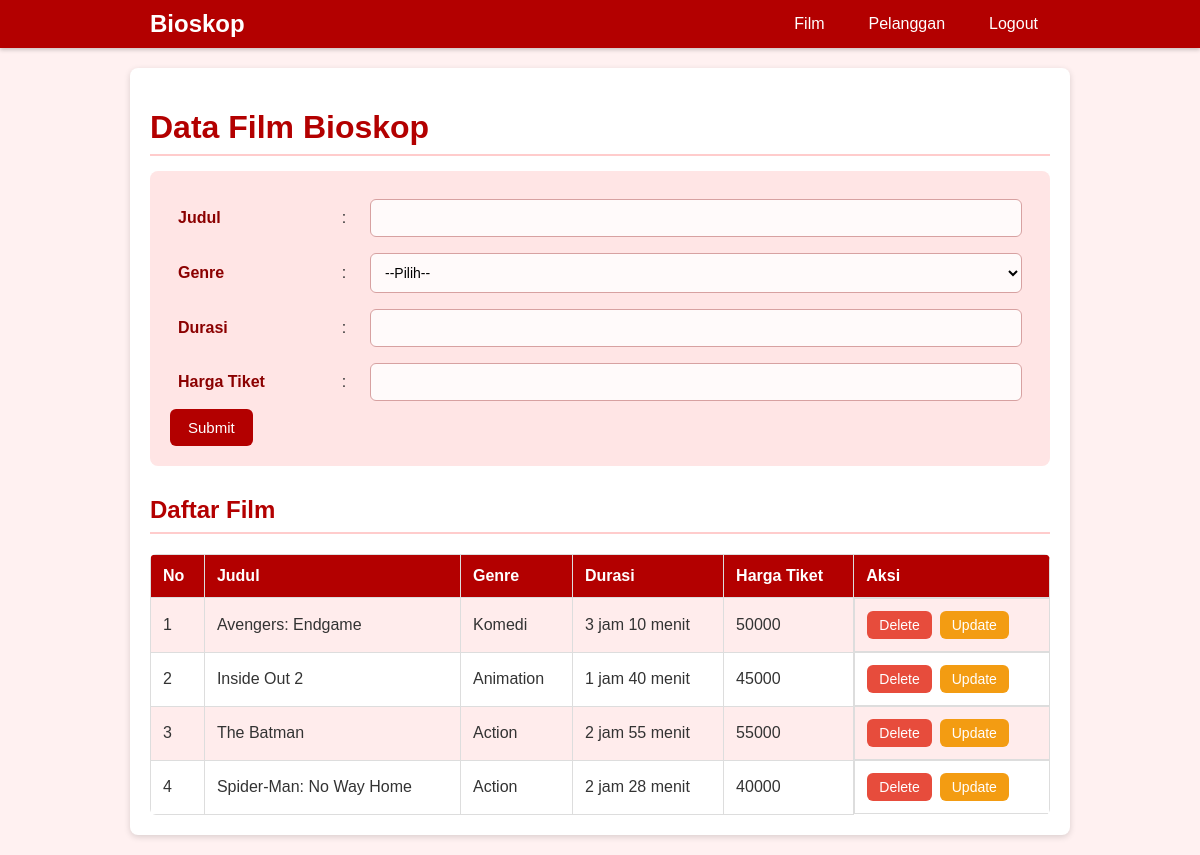
The app's page /index.php (signed in) with its own data.
### tables this page shows
CREATE TABLE `film` (
  `id_film` int(11) NOT NULL,
  `judul` varchar(100) NOT NULL,
  `genre` varchar(50) NOT NULL,
  `durasi` varchar(50) NOT NULL,
  `harga_tiket` int(11) NOT NULL
);

### action.php (called while the page is built, shortened)
<?php
class Film {
    private $conn;
    public function __construct($db) {
        $this->conn = $db;
    }
    public function getAll() {
        $result = $this->conn->query("SELECT * FROM film");
        $data = [];
        while ($row = $result->fetch_assoc()) {
            $data[] = $row;
        }
        return $data;
    }
}
?>

### index.php (the view, shortened to what this page needs)
<?php
require_once 'action.php';
$db = new Database();
$conn = $db->getConnection();
$FILM = new Film($conn);
$editData = null;
$dataFilm = $FILM->getAll();
?>
<!DOCTYPE html>
<html lang="id">
<head>
    <link rel="stylesheet" href="style.css">
</head>
<body>
    <?php include 'navbar.php'; ?>
    <div class="container">
        <h1>Data Film Bioskop</h1>
        <?php if ($editData): ?>
        <form action="action.php" method="post">
            <input type="hidden" name="id_film" value="<?= htmlspecialchars($editData['id_film']) ?>">
            <table>
                <tr>
                    <td>Judul</td>
                    <td>:</td>
                    <td><input type="text" name="judul" required value="<?= htmlspecialchars($editData['judul']) ?>">
                    </td>
                </tr>
                <tr>
                    <td>Genre</td>
                    <td>:</td>
                    <td>
                        <select name="genre" required>
                            <option value="Komedi" <?= $editData['genre']=='Komedi'?'selected':'' ?>>Komedi</option>
                            <option value="Horor" <?= $editData['genre']=='Horor'?'selected':'' ?>>Horor</option>
                            <option value="Romansa" <?= $editData['genre']=='Romansa'?'selected':'' ?>>Romansa</option>
                            <option value="Animasi" <?= $editData['genre']=='Animasi'?'selected':'' ?>>Animasi</option>
                            <option value="Petualangan" <?= $editData['genre']=='Petualangan'?'selected':'' ?>>
                                Petualangan</option>
                        </select>
                    </td>
                </tr>
                <tr>
                    <td>Durasi</td>
                    <td>:</td>
                    <td><input type="text" name="durasi" required value="<?= htmlspecialchars($editData['durasi']) ?>">
                    </td>
                </tr>
                <tr>
                    <td>Harga Tiket</td>
                    <td>:</td>
                    <td>
                        <input type="text" name="harga_tiket" value="<?= htmlspecialchars($editData['harga_tiket']) ?>">
                    </td>
                </tr>
            </table>
            <input type="submit" value="Update" name="edit">
            <a href="index.php" class="batal">Batal</a>
        </form>
        <?php else: ?>
        <form action="action.php" method="post">
            <table>
                <tr>
                    <td>Judul</td>
                    <td>:</td>
                    <td><input type="text" name="judul" required></td>
                </tr>
                <tr>
                    <td>Genre</td>
                    <td>:</td>
                    <td>
                        <select name="genre" required>
                            <option value="">--Pilih--</option>
                        </select>
                    </td>
                </tr>
                <tr>
                    <td>Durasi</td>
                    <td>:</td>
                    <td><input type="text" name="durasi" required></td>
                </tr>
                <tr>
                    <td>Harga Tiket</td>
                    <td>:</td>
                    <td><input type="text" name="harga_tiket" required></td>
                </tr>
            </table>
            <input type="submit" value="Submit" name="submit">
        </form>
        <?php endif; ?>
        <h2>Daftar Film</h2>
        <table class="data-table">
            <tr>
                <th>No</th>
                <th>Judul</th>
                <th>Genre</th>
                <th>Durasi</th>
                <th>Harga Tiket</th>
                <th>Aksi</th>
            </tr>
            <?php if (!empty($dataFilm)): ?>
            <?php $no = 1; foreach ($dataFilm as $row): ?>
            <tr>
                <td><?= $no++ ?></td>
                <td><?= htmlspecialchars($row['judul']) ?></td>
                <td><?= htmlspecialchars($row['genre']) ?></td>
                <td><?= htmlspecialchars($row['durasi']) ?></td>
                <td><?= htmlspecialchars($row['harga_tiket']) ?></td>
                <td class="aksi">
                    <a href="action.php?delete=<?= $row['id_film'] ?>" class="delete"
                        onclick="return confirm('Yakin hapus data ini?')">Delete</a>
                    <a href="index.php?edit=<?= $row['id_film'] ?>" class="update">Update</a>
                </td>
            </tr>
            <?php endforeach; ?>
            <?php else: ?>
            <tr>
                <td colspan="6">Belum ada data film.</td>
            </tr>
            <?php endif; ?>
        </table>
    </div>
</body>
</html>

### navbar.php
<nav class="custom-navbar">
    <div class="nav-container">
        <a href="index.php" class="nav-brand">
            <?= htmlspecialchars("Bioskop") ?>
        </a>
        <ul class="nav-menu">
            <li><a href="index.php">Film</a></li>
            <li><a href="pelanggan.php">Pelanggan</a></li>
            <li><a href="logout.php">Logout</a></li>
        </ul>
    </div>
</nav>

### style.css (style rules this page uses)
body { font-family: Arial, sans-serif; margin: 0; background-color: #fff1f1; color: #333; }
.container { max-width: 900px; margin: 20px auto; padding: 20px; background-color: #ffffff; border-radius: 8px; box-shadow: 0 2px 6px rgba(0, 0, 0, 0.15); }
h1, h2 { color: #b30000; border-bottom: 2px solid #ffcccc; padding-bottom: 8px; margin-bottom: 15px; }
form { margin-bottom: 30px; background-color: #ffe5e5; padding: 20px; border-radius: 8px; }
form table { width: 100%; border-collapse: collapse; }
form td { padding: 8px; }
form td:first-child { width: 140px; font-weight: bold; color: #8b0000; }
form td:nth-child(2) { width: 20px; text-align: center; }
input[type="text"], input[type="password"], input[type="email"], select, textarea, .form-control { width: 100%; padding: 10px; border: 1px solid #d7a1a1; border-radius: 6px; font-size: 14px; background-color: #fffafa; box-sizing: border-box; }
input[type="submit"], button[name="submit_pelanggan"], button[name="update_pelanggan"] { background-color: #b30000; color: white; padding: 10px 18px; border: none; border-radius: 6px; cursor: pointer; font-size: 15px; transition: background-color 0.3s, transform 0.2s; }
.data-table { width: 100%; border-collapse: collapse; margin-top: 20px; border-radius: 6px; overflow: hidden; }
.data-table th, .data-table td { border: 1px solid #ddd; padding: 12px; text-align: left; }
.data-table th { background-color: #b30000; color: white; }
.data-table tr:nth-child(even) { background-color: #ffecec; }
td.aksi { display: flex; gap: 8px; }
.aksi a { text-decoration: none; padding: 6px 12px; border-radius: 6px; color: white; font-size: 14px; transition: 0.2s; }
.aksi a.update, .btn-edit { background-color: #f39c12; }
.aksi a.delete, .btn-delete { background-color: #e74c3c; }
.custom-navbar { background-color: #b30000; color: white; box-shadow: 0 2px 4px rgba(0, 0, 0, 0.2); }
.nav-container { max-width: 900px; margin: 0 auto; padding: 10px 20px; display: flex; justify-content: space-between; align-items: center; }
.nav-brand { color: white; text-decoration: none; font-size: 1.5em; font-weight: bold; }
.nav-menu { list-style: none; margin: 0; padding: 0; display: flex; }
.nav-menu li { margin-left: 20px; }
.nav-menu a { color: white; text-decoration: none; padding: 8px 12px; border-radius: 6px; transition: 0.3s; }

### records on screen
film: judul "Avengers: Endgame", genre "Komedi", durasi "3 jam 10 menit", harga_tiket "50000"
film: judul "Inside Out 2", genre "Animation", durasi "1 jam 40 menit", harga_tiket "45000"
film: judul "The Batman", genre "Action", durasi "2 jam 55 menit", harga_tiket "55000"
film: judul "Spider-Man: No Way Home", genre "Action", durasi "2 jam 28 menit", harga_tiket "40000"
